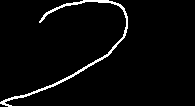
#> input picture extracted_images/extracted_region_0.bmp, 195 x 107 px
$ python -i padding.py   (imports and definitions only)
#> lines starting #> are read from the running program, lines starting #| are printed output that depends on the picture; after the words box and inside, x2 and y2 are one past the last pixel; in counts of white or black regions, pixels touching at a corner belong together
#> further down, picture is the input picture: PIL image 195x107 L; 4.2% white in thin lines or dots
from PIL import Image
import cv2
import numpy as np

def pad(img: Image, divable: int = 32) -> Image:
    """Pad an Image to the next full divisible value of `divable`. Also normalizes the image and invert if needed.

    Args:
        img (PIL.Image): input image
        divable (int, optional): . Defaults to 32.

    Returns:
        PIL.Image
    """
#> called with divable = 32
    threshold = 128
    data = np.array(img.convert('LA'))
    if data[..., -1].var() == 0:
        data = (data[..., 0]).astype(np.uint8)
    else:
        data = (255-data[..., -1]).astype(np.uint8)
    data = (data-data.min())/(data.max()-data.min())*255
#> data: shape (107, 195) float64; 4.2% white in thin lines or dots
    if data.mean() > threshold:
        # To invert the text to white
        gray = 255*(data < threshold).astype(np.uint8)
    else:
        gray = 255*(data > threshold).astype(np.uint8)
        data = 255-data
#> data: shape (107, 195) float64; 95.8% white; black in thin lines or dots

    coords = cv2.findNonZero(gray)  # Find all non-zero points (text)
#> coords = contour of 880 points, box (x1, y1, x2, y2) (0, 0, 195, 107), area 5931
    a, b, w, h = cv2.boundingRect(coords)  # Find minimum spanning bounding box
#> a = 0; b = 0; w = 195; h = 107
    rect = data[b:b+h, a:a+w]
    im = Image.fromarray(rect).convert('L')
#> im: PIL image 195x107 L; 95.8% white; black in thin lines or dots
    dims = []
    for x in [w, h]:
        div, mod = divmod(x, divable)
        dims.append(divable*(div + (1 if mod > 0 else 0)))
#> this loop made 2 passes
#> (x, div, mod) on passes 1 to 2: (195, 6, 3), (107, 3, 11)
#> after the loop, dims = [224, 128]
    padded = Image.new('L', dims, 255)
#> padded: PIL image 224x128 L; every value is 255
    padded.paste(im, (0, 0, im.size[0], im.size[1]))
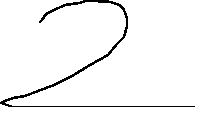
#> padded: PIL image 224x128 L; 96.9% white; black in thin lines or dots, all inside (x1, y1, x2, y2) = (0, 0, 195, 107)
    return padded

>>> from PIL import Image
>>> picture = Image.open('../../extracted_images/extracted_region_0.bmp')
>>> result = pad(picture)

$ run again, on extracted_images/extracted_region_1.bmp
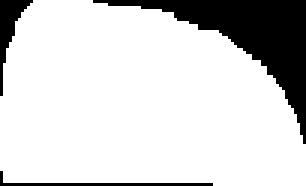
#> input picture extracted_images/extracted_region_1.bmp, 102 x 62 px (shown 3 times larger)
#> picture is the input picture: PIL image 102x62 L; 82.8% white; 3 black regions, box (x1, y1, x2, y2) and area: (31, 0, 102, 48) 897, (0, 0, 11, 32) 118, (0, 57, 71, 62) 75
#> coords = contour of 1090 points, box (x1, y1, x2, y2) (0, 0, 102, 62), area 1534
#> a = 0; w = 102; h = 62
#> the loop in pad, `for x in [w, h]:` made 2 passes
#> (x, div, mod) on passes 1 to 2: (102, 3, 6), (62, 1, 30)
#> after the loop in pad, `for x in [w, h]:`: dims = [128, 64]
#> in pad, `padded.paste(im, (0, 0, im.size[0], im.size[1]))`:
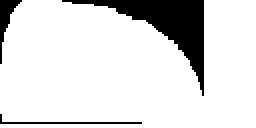
#> padded: PIL image 128x64 L (shown 2 times larger); 86.7% white; 3 black regions, box (x1, y1, x2, y2) and area: (31, 0, 102, 48) 897, (0, 0, 11, 32) 118, (0, 57, 71, 62) 75

$ run again, on extracted_images/extracted_region_2.bmp
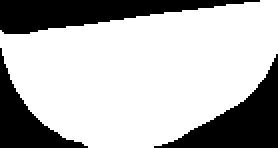
#> input picture extracted_images/extracted_region_2.bmp, 139 x 74 px (shown 2 times larger)
#> picture is the input picture: PIL image 139x74 L; 71.3% white; 3 black regions, box (x1, y1, x2, y2) and area: (0, 0, 130, 17) 1183, (77, 27, 139, 74) 1065, (0, 24, 44, 74) 703
#> coords = contour of 2951 points, box (x1, y1, x2, y2) (0, 0, 139, 74), area 1228
#> a = 0; w = 139; h = 74
#> the loop in pad, `for x in [w, h]:` made 2 passes
#> (x, div, mod) on passes 1 to 2: (139, 4, 11), (74, 2, 10)
#> after the loop in pad, `for x in [w, h]:`: dims = [160, 96]
#> in pad, `padded.paste(im, (0, 0, im.size[0], im.size[1]))`:
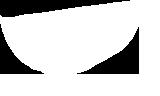
#> padded: PIL image 160x96 L; 80.8% white; 3 black regions, box (x1, y1, x2, y2) and area: (0, 0, 130, 17) 1183, (77, 27, 139, 74) 1065, (0, 24, 44, 74) 703

$ run again, on extracted_images/hellohi.jpg
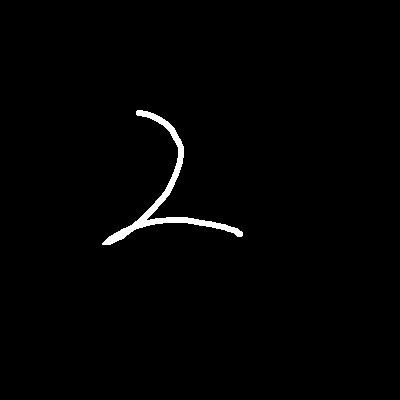
#> input picture extracted_images/hellohi.jpg, 400 x 400 px
#> picture is the input picture: PIL image 400x400 RGB; min 0, max 255, mean 2.9
#> gray: shape (400, 400); 1.2% white; 1 white region, box (x1, y1, x2, y2) and area: (102, 110, 243, 245) 1844
#> coords = contour of 1844 points, box (x1, y1, x2, y2) (102, 110, 243, 245), area 5679
#> a = 102; b = 110; w = 141; h = 135
#> in pad, `rect = data[b:b+h, a:a+w]`:
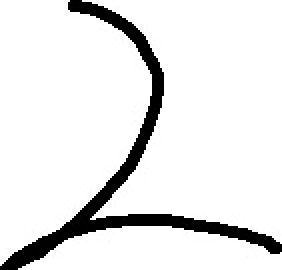
#> rect: shape (135, 141) float64 (shown 2 times larger); min 0, max 255, mean 230.3
#> the loop in pad, `for x in [w, h]:` made 2 passes
#> (x, div, mod) on passes 1 to 2: (141, 4, 13), (135, 4, 7)
#> after the loop in pad, `for x in [w, h]:`: dims = [160, 160]
#> in pad, `padded.paste(im, (0, 0, im.size[0], im.size[1]))`:
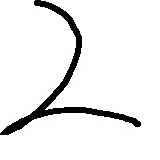
#> padded: PIL image 160x160 L; min 0, max 255, mean 236.6
